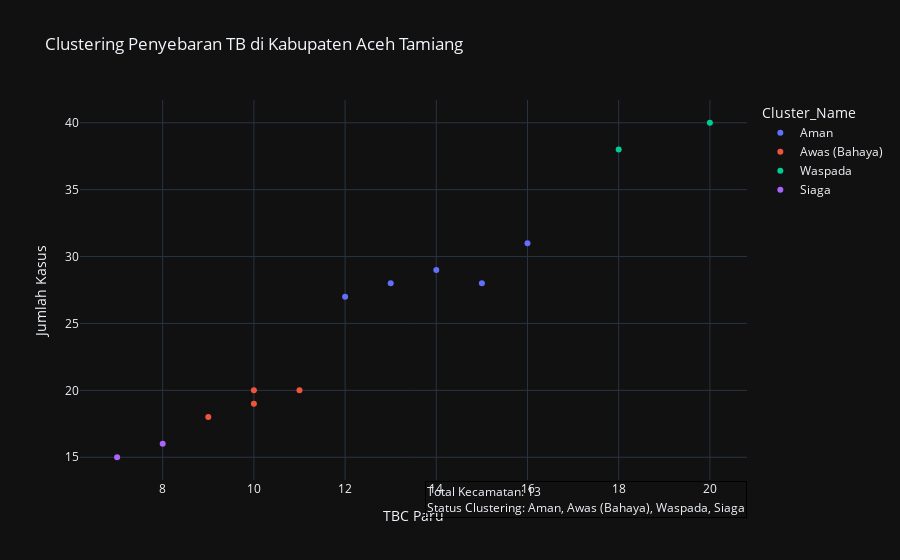

This figure's notebook cell:
### Code cell
import plotly.express as px
import plotly.graph_objects as go

# Plot the clustering result
fig = px.scatter(
    df, x='TBC_Paru', y='Jumlah', color='Cluster_Name',
    hover_data={'Kecamatan': True, 'Cluster_Name': True, 'TBC_Paru': True, 'Jumlah': True},
    title='Clustering Penyebaran TB di Kabupaten Aceh Tamiang',
    labels={'TBC_Paru': 'TBC Paru', 'Jumlah': 'Jumlah Kasus'}
)

# Adding total counts and cluster status to the plot
total_kecamatan = df.shape[0]
fig.update_layout(
    annotations=[
        go.layout.Annotation(
            text=f"Total Kecamatan: {total_kecamatan}<br>Status Clustering: {', '.join(df['Cluster_Name'].unique())}",
            align='left',
            showarrow=False,
            xref='paper',
            yref='paper',
            x=1,
            y=-0.1,
            bordercolor='black',
            borderwidth=1
        )
    ]
)

# Show the plot
fig.show()

### Figure 1 — Plotly figure (JSON) as saved in the notebook; plotly's stock layout.template omitted (floating-point values rounded to 4 significant figures)
{"data": [{"customdata": [["Karang Baru", "Aman"], ["Seruway", "Aman"], ["Bendahara", "Aman"], ["Kejuruan Muda", "Aman"], ["Kota Kualasimpang", "Aman"]], "hovertemplate": "Cluster_Name=%{customdata[1]}<br>TBC Paru=%{x}<br>Jumlah Kasus=%{y}<br>Kecamatan=%{customdata[0]}<extra></extra>", "legendgroup": "Aman", "marker": {"color": "#636efa", "symbol": "circle"}, "mode": "markers", "name": "Aman", "orientation": "v", "showlegend": true, "x": [15, 12, 14, 13, 16], "xaxis": "x", "y": [28, 27, 29, 28, 31], "yaxis": "y", "type": "scatter"}, {"customdata": [["Tamiang Hulu", "Awas (Bahaya)"], ["Manyak Payed", "Awas (Bahaya)"], ["Tenggulun", "Awas (Bahaya)"], ["Bandar Pusaka", "Awas (Bahaya)"]], "hovertemplate": "Cluster_Name=%{customdata[1]}<br>TBC Paru=%{x}<br>Jumlah Kasus=%{y}<br>Kecamatan=%{customdata[0]}<extra></extra>", "legendgroup": "Awas (Bahaya)", "marker": {"color": "#EF553B", "symbol": "circle"}, "mode": "markers", "name": "Awas (Bahaya)", "orientation": "v", "showlegend": true, "x": [10, 11, 9, 10], "xaxis": "x", "y": [20, 20, 18, 19], "yaxis": "y", "type": "scatter"}, {"customdata": [["Rantau", "Waspada"], ["Kuala Simpang", "Waspada"]], "hovertemplate": "Cluster_Name=%{customdata[1]}<br>TBC Paru=%{x}<br>Jumlah Kasus=%{y}<br>Kecamatan=%{customdata[0]}<extra></extra>", "legendgroup": "Waspada", "marker": {"color": "#00cc96", "symbol": "circle"}, "mode": "markers", "name": "Waspada", "orientation": "v", "showlegend": true, "x": [20, 18], "xaxis": "x", "y": [40, 38], "yaxis": "y", "type": "scatter"}, {"customdata": [["Banda Mulia", "Siaga"], ["Sekerak", "Siaga"]], "hovertemplate": "Cluster_Name=%{customdata[1]}<br>TBC Paru=%{x}<br>Jumlah Kasus=%{y}<br>Kecamatan=%{customdata[0]}<extra></extra>", "legendgroup": "Siaga", "marker": {"color": "#ab63fa", "symbol": "circle"}, "mode": "markers", "name": "Siaga", "orientation": "v", "showlegend": true, "x": [8, 7], "xaxis": "x", "y": [16, 15], "yaxis": "y", "type": "scatter"}], "layout": {"xaxis": {"anchor": "y", "domain": [0.0, 1.0], "title": {"text": "TBC Paru"}}, "yaxis": {"anchor": "x", "domain": [0.0, 1.0], "title": {"text": "Jumlah Kasus"}}, "legend": {"title": {"text": "Cluster_Name"}, "tracegroupgap": 0}, "title": {"text": "Clustering Penyebaran TB di Kabupaten Aceh Tamiang"}, "annotations": [{"align": "left", "bordercolor": "black", "borderwidth": 1, "showarrow": false, "text": "Total Kecamatan: 13<br>Status Clustering: Aman, Awas (Bahaya), Waspada, Siaga", "x": 1, "xref": "paper", "y": -0.1, "yref": "paper"}]}}
